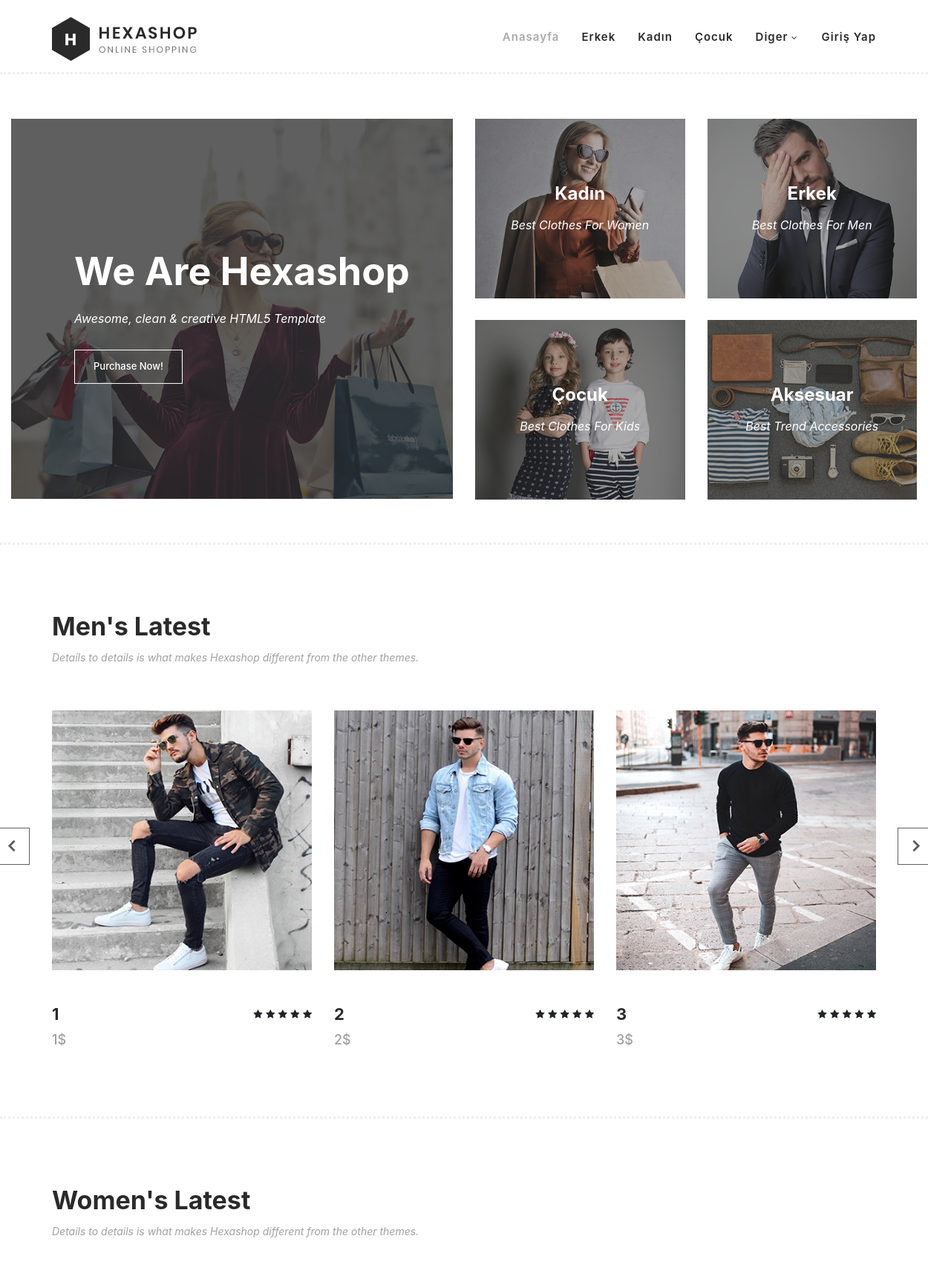
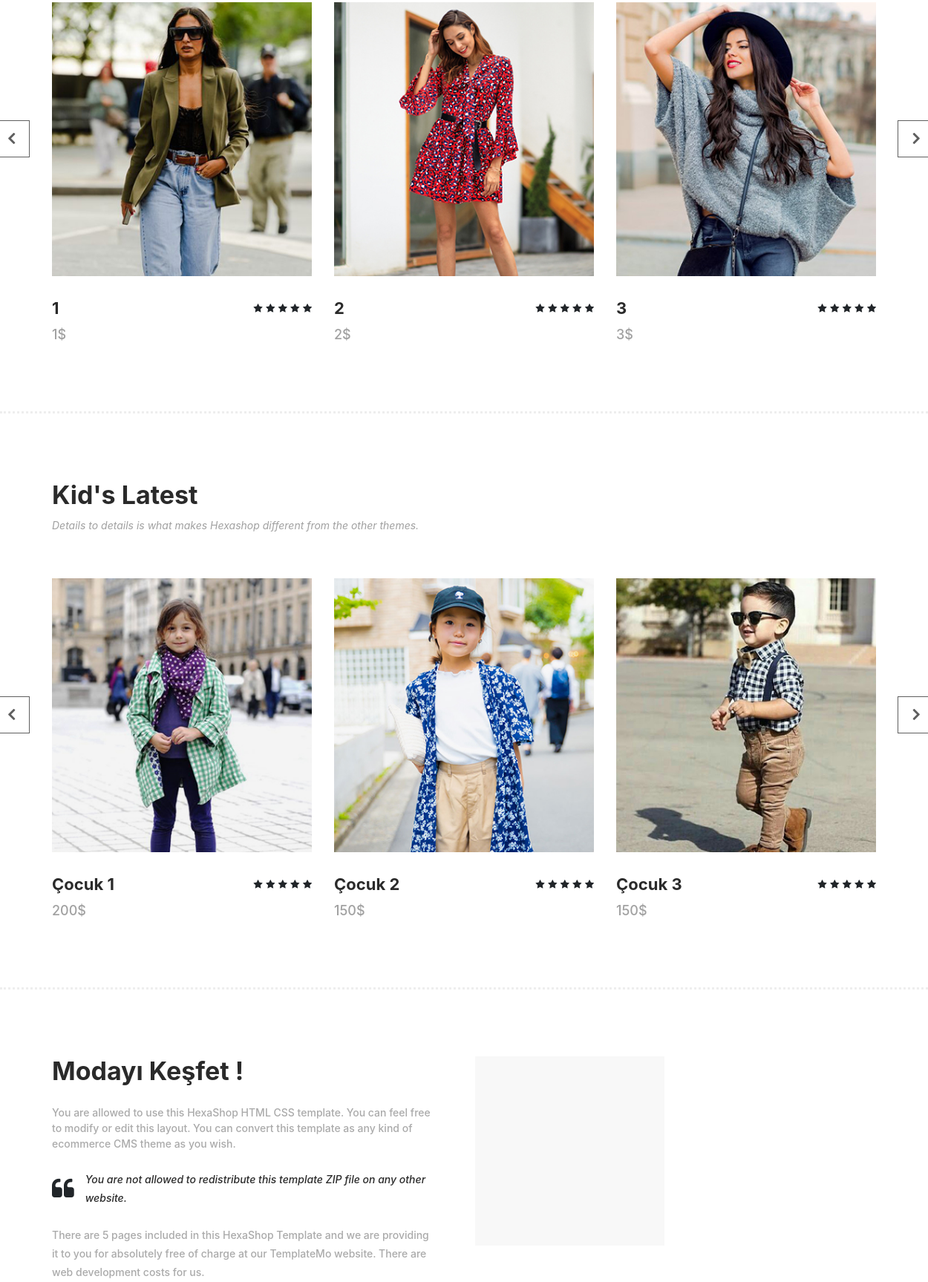
The page / (upper part) on the database its author committed (2 pictures, top to bottom).
### myapp/models.py (models this page shows, shortened)
class Product(models.Model):
    product_category =models.ForeignKey(Category, verbose_name=("Ürün_Kategorisi"), on_delete=models.CASCADE)
    product_name =models.CharField(("ismi"), max_length=50)
    product_content=models.CharField(("açıklama"), max_length=50)
    product_price =models.PositiveIntegerField(("fiyat"))
    product_image =models.FileField(("resmi"), upload_to='Photos', blank=True,max_length=100)
    product_image2 =models.FileField(("resm2"), upload_to='Photos',blank=True,null=True, max_length=100)
    product_stok =models.PositiveIntegerField(("stok"),default=1)

class Explore(models.Model):
    explore_first_title =models.CharField(("title_first"), blank=True,null=True,max_length=50)
    explore_content1=models.TextField(("content1"),blank=True, max_length=500)
    explore_content2=models.TextField(("content2"),blank=True, max_length=500)
    explore_content3=models.TextField(("content3"),blank=True, max_length=500)
    explore_content4=models.TextField(("content4"),blank=True, max_length=500)

### myapp/views.py (the view)
# urls.py: path('',index,name='home'),
def index(request):
    context = {}
    model = Product.objects.all()
    explores = Explore.objects.all().order_by('?')
    sosials =Sosial_media.objects.all().order_by('?')
    model_type = request.GET.get("filtrele")
    if model_type == "erkek":
        model = Product.objects.filter(product_category__category= "Erkek")
        context["only_men"] = True
    elif model_type == "kadın":
        model = Product.objects.filter(product_category__category= "Kadın")
        context["only_women"] = True
    elif model_type == "cocuk":
        model = Product.objects.filter(product_category__category="Cocuk")
        context["only_kids"] = True
    context["model"] = model
    mens=Product.objects.filter(product_category__category= "Erkek")
    context["mens"]=mens
    womens =Product.objects.filter(product_category__category="Kadın")
    context["womens"]=womens
    kids = Product.objects.filter(product_category__category="Cocuk")
    context["kids"]=kids
    context["explores"]=explores
    context['sosials']=sosials
    return render(request, "index.html", context)

### myapp/templates/index.html (shortened to what this page needs)
{% extends "base.html" %}
{% block body %}
{% if only_men %}
<section class="section" id="men">
    <div class="container">
        <div class="row">
            <div class="col-lg-6">
                <div class="section-heading">
                    <h2>Men's Latest</h2>
                    <span>Details to details is what makes Hexashop different from the other themes.</span>
                </div>
            </div>
        </div>
    </div>
    <div class="container">
        <div class="row">
            <div class="col-lg-12">
                <div class="men-item-carousel">
                    <div class="owl-men-item owl-carousel">
                        {% for men in mens %}
                        <div class="item">
                            <div class="thumb">
                                <div class="hover-content">
                                    <ul>
                                        <li><a href="{% url 'bireysel' men.id %}"><i class="fa fa-eye"></i></a></li>
                                        <li><a onclick="HandleFavAdd('{{men.id}}')"><i class="fa fa-star"></i></a></li>
                                        {% if request.user.is_authenticated %}
                                        <li id="cardbasket"><a style="cursor: pointer;"
                                                onclick="HandleAddBasket('{{men.id}}')"><i
                                                    class="fa fa-shopping-cart"></i></a></li>
                                        {% else %}
                                        <li id="else"><a style="cursor: pointer;"><i
                                                    class="fa fa-shopping-cart"></i></a></li>
                                        {% endif %}
                                    </ul>
                                </div>
                                <img style="aspect-ratio: 1/1;" src="{{men.product_image.url}}" alt="erkek giyim">
                                <p id="info"></p>
                            </div>
                            <div class="down-content">
                                <h4>{{men.product_name}}</h4>
                                <span>{{men.product_price}}$</span>
                                <ul class="stars">
                                    <li><i class="fa fa-star"></i></li>
                                    <li><i class="fa fa-star"></i></li>
                                    <li><i class="fa fa-star"></i></li>
                                    <li><i class="fa fa-star"></i></li>
                                    <li><i class="fa fa-star"></i></li>
                                </ul>
                            </div>
                        </div>
                        {% endfor %}
                    </div>
                </div>
            </div>
        </div>
    </div>
</section>
{% else %}
<section class="section" id="men">
    <div class="container">
        <div class="row">
            <div class="col-lg-6">
                <div class="section-heading">
                    <h2>Men's Latest</h2>
                    <span>Details to details is what makes Hexashop different from the other themes.</span>
                </div>
            </div>
        </div>
    </div>
    <div class="container">
        <div class="row">
            <div class="col-lg-12">
                <div class="men-item-carousel">
                    <div class="owl-men-item owl-carousel">
                        {% for men in mens %}
                        <div class="item">
                            <div class="thumb">
                                <img style="aspect-ratio: 1/1;" src="{{men.product_image.url}}" alt="erkek giyim">
                            </div>
                            <div class="down-content">
                                <h4>{{men.product_name}}</h4>
                                <span>{{men.product_price}}$</span>
                                <ul class="stars">
                                    <li><i class="fa fa-star"></i></li>
                                    <li><i class="fa fa-star"></i></li>
                                    <li><i class="fa fa-star"></i></li>
                                    <li><i class="fa fa-star"></i></li>
                                    <li><i class="fa fa-star"></i></li>
                                </ul>
                            </div>
                        </div>
                        {% endfor %}
                    </div>
                </div>
            </div>
        </div>
    </div>
</section>
<section class="section" id="women">
    <div class="container">
        <div class="row">
            <div class="col-lg-6">
                <div class="section-heading">
                    <h2>Women's Latest</h2>
                    <span>Details to details is what makes Hexashop different from the other themes.</span>
                </div>
            </div>
        </div>
    </div>
    <div class="container">
        <div class="row">
            <div class="col-lg-12">
                <div class="women-item-carousel">
                    <div class="owl-women-item owl-carousel">
                        {% for women in womens %}
                        <div class="item">
                            <div class="thumb">
                                <img src="{{ women.product_image.url }}" alt="">
                            </div>
                            <div class="down-content">
                                <h4>{{ women.product_name }}</h4>
                                <span>{{ women.product_price }}$</span>
                                <ul class="stars">
                                    <li><i class="fa fa-star"></i></li>
                                    <li><i class="fa fa-star"></i></li>
                                    <li><i class="fa fa-star"></i></li>
                                    <li><i class="fa fa-star"></i></li>
                                    <li><i class="fa fa-star"></i></li>
                                </ul>
                            </div>
                        </div>
                        {% endfor %}
                    </div>
                </div>
            </div>
        </div>
    </div>
</section>
<section class="section" id="kids">
    <div class="container">
        <div class="row">
            <div class="col-lg-6">
                <div class="section-heading">
                    <h2>Kid's Latest</h2>
                    <span>Details to details is what makes Hexashop different from the other themes.</span>
                </div>
            </div>
        </div>
    </div>
    <div class="container">
        <div class="row">
            <div class="col-lg-12">
                <div class="kid-item-carousel">
                    <div class="owl-kid-item owl-carousel ">
                        {% for kid in kids %}
                        <div class="item">
                            <div class="thumb">
                                <img src="{{ kid.product_image.url }}" alt="">
                            </div>
                            <div class="down-content">
                                <h4>{{ kid.product_name }}</h4>
                                <span>{{ kid.product_price }}$</span>
                                <ul class="stars">
                                    <li><i class="fa fa-star"></i></li>
                                    <li><i class="fa fa-star"></i></li>
                                    <li><i class="fa fa-star"></i></li>
                                    <li><i class="fa fa-star"></i></li>
                                    <li><i class="fa fa-star"></i></li>
                                </ul>
                            </div>
                        </div>
                        {% endfor %}
                    </div>
                </div>
            </div>
        </div>
    </div>
</section>
{% endif %}
<section class="section" id="explore">
    <div class="container">
        <div class="row">
            {% for explore in explores %}
            <div class="col-lg-6">
                <div class="left-content">
                    <h2>{{explore.explore_first_title}}</h2>
                    <span>{{explore.explore_content1}}</span>
                    <div class="quote">
                        <i class="fa fa-quote-left"></i>
                        <p>{{explore.explore_content2}}</p>
                    </div>
                    <p> {{explore.explore_content3}}</p>
                </div>
            </div>
            <div class="col-lg-6">
                <div class="right-content">
                    <div class="row">
                        <div class="col-lg-6">
                            <div class="leather">
                                <h4>{{explore.explore_title}}</h4>
                            </div>
                        </div>
                        <div class="col-lg-6">
                            <div class="first-image">
                            </div>
                        </div>
                    </div>
                </div>
            </div>
            {% endfor %}
        </div>
    </div>
</section>
{% endblock body %}

### rows shown on the page
Product: product_image (picture), product_name "1", product_price "1"
Product: product_image (picture), product_name "2", product_price "2"
Product: product_image (picture), product_name "3", product_price "3"
Product: product_image (picture), product_name "1", product_price "1"
Product: product_image (picture), product_name "2", product_price "2"
Product: product_image (picture), product_name "3", product_price "3"
Product: product_image (picture), product_name "Çocuk 1", product_price "200"
Product: product_image (picture), product_name "Çocuk 2", product_price "150"
Product: product_image (picture), product_name "Çocuk 3", product_price "150"
Explore: explore_first_title "Modayı Keşfet !", explore_content1 "You are allowed to use this HexaShop HTML CSS template. You can feel free to modify or edit this layout. You can convert this template as any kind of ecommerce CMS theme as you wish.", explore_content2 "You are not allowed to redistribute this template ZIP file on any other website.", explore_content3 "There are 5 pages included in this HexaShop Template and we are providing it to you for absolutely free of charge at our TemplateMo website. There are web development costs for us."
